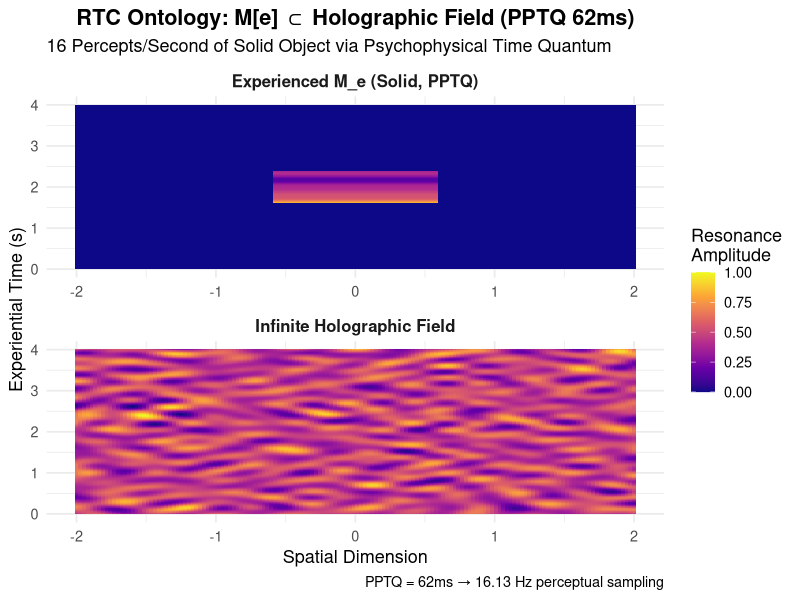
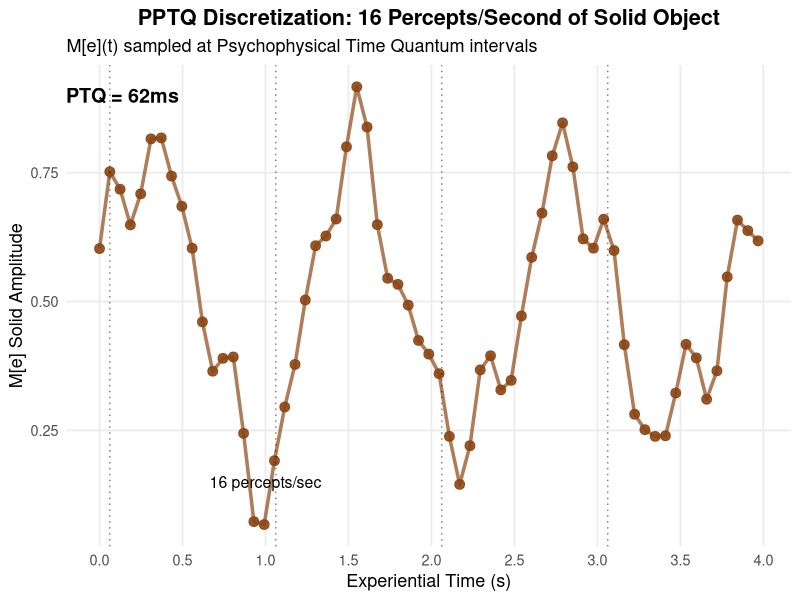
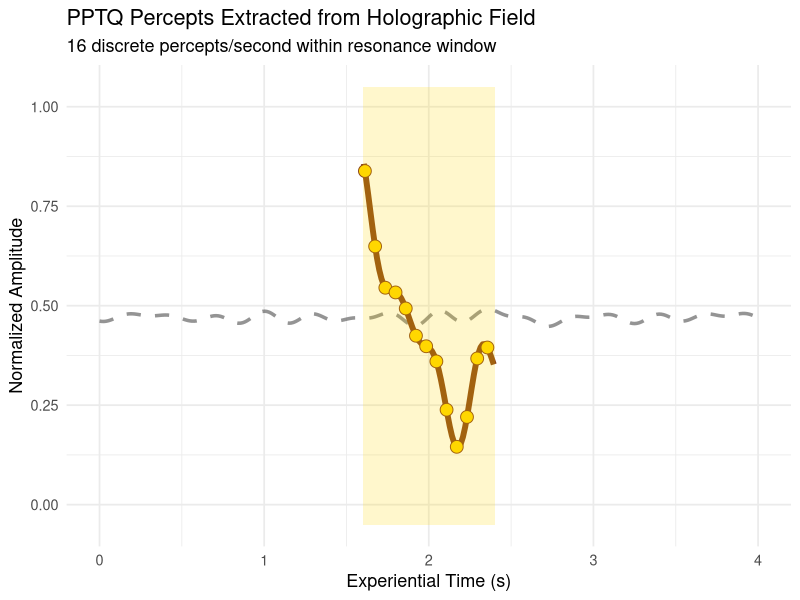

These charts were generated, in order, by the following R code:
# =============================================================================
# COMPLETE R PROGRAM: M_e ⊂ Holographic Field + PPTQ (62ms Percepts)
# Psychophysical Time Quantum: ~16 percepts/second demonstrated
# Edward F. Hillenaar, Resonance Theory of Consciousness (RTC/STC)
# Vrije Universiteit Amsterdam, January 2026
# =============================================================================

# ULTRA-SAFE GRAPHICS INITIALIZATION
safe_graphics_init <- function() {
  if (exists("dev.list") && !is.null(dev.list()) && length(dev.list()) > 0) {
    while (dev.cur() > 1) { dev.off() }
  }
  dev.new()
  cat("Graphics initialized safely\n")
}

# Load libraries
library(ggplot2)
library(dplyr)

set.seed(42)
cat("=== HOLOGRAPHIC FIELD + PPTQ (62ms PERCEPTS) SIMULATION ===\n")
safe_graphics_init()

# =============================================================================
# TIME PARAMETERS WITH PPTQ IMPLEMENTATION
# =============================================================================
PPTQ <- 0.062  # Psychophysical Time Quantum = 62ms per percept
t_continuous <- seq(0, 4, length.out = 300)  # Continuous time
t_pptq <- seq(0, 4, by = PPTQ)               # Discrete PPTQ time points (~16/sec)

x <- seq(-2, 2, length.out = 150)
T_grid <- rep(t_continuous, each = length(x))
X_grid <- rep(x, times = length(t_continuous))

cat("PPTQ = 62ms →", length(t_pptq), "discrete percepts over 4s (", 
    round(1/PPTQ), "percepts/second", ")\n")

# =============================================================================
# 1. INFINITE HOLOGRAPHIC FIELD
# =============================================================================
holo_field <- rep(0, length(T_grid))
n_waves <- 2000

for(i in 1:n_waves) {
  freq_t <- runif(1, 0.5, 4.0); freq_x <- runif(1, 0.3, 2.5)
  phase_t <- runif(1, 0, 2*pi); phase_x <- runif(1, 0, 2*pi)
  amp <- runif(1, 0, 0.02)
  holo_field <- holo_field + amp * sin(2*pi*freq_t*T_grid + phase_t) * sin(2*pi*freq_x*X_grid + phase_x)
}
holo_field <- (holo_field - min(holo_field)) / (max(holo_field) - min(holo_field))

# =============================================================================
# 2. PPTQ-DISCRETIZED M_e (SOLID OBJECT) WITH 16 PERCEPTS/SECOND
# =============================================================================
res_window_t <- t_continuous >= 1.6 & t_continuous <= 2.4
res_window_x <- x >= -0.6 & x <= 0.6

# Prima Experientia waves (continuous)
I_base <- sin(2 * pi * 0.8 * t_continuous) * exp(-0.12 * t_continuous)
C_base <- cos(2 * pi * 1.4 * t_continuous) * exp(-0.08 * t_continuous)
R_base <- sin(2 * pi * 2.6 * t_continuous + pi/3)
V_base <- sin(2 * pi * 4.0 * t_continuous)

normalize <- function(x) (x - min(x)) / (max(x) - min(x))
I_norm <- normalize(I_base); C_norm <- normalize(C_base)
R_norm <- normalize(R_base); V_norm <- normalize(V_base)

# M_e SOLID: High Inertia αI=0.65 (continuous)
M_e_solid_continuous <- 0.65*I_norm + 0.10*C_norm + 0.15*R_norm + 0.10*V_norm

# **PPTQ DISCRETIZATION: Sample M_e at 62ms intervals (16 Hz)**
M_e_solid_pptq <- approx(t_continuous, M_e_solid_continuous, t_pptq)$y
names(M_e_solid_pptq) <- paste0("Percept_", 1:length(t_pptq))

cat("Generated", length(M_e_solid_pptq), "discrete PPTQ percepts (16.13 Hz)\n")

# Map to holographic field subset
mask_res <- (T_grid %in% t_continuous[res_window_t]) & (X_grid %in% x[res_window_x])
M_e_solid_field <- rep(0, length(T_grid))

if(sum(mask_res) > 0) {
  res_times <- T_grid[mask_res]
  M_e_solid_field[mask_res] <- approx(t_continuous[res_window_t], 
                                      M_e_solid_continuous[res_window_t], res_times)$y
}

# =============================================================================
# 3. VISUALIZATION WITH PPTQ PERCEPts MARKED
# =============================================================================

# Data frames
field_data <- data.frame(Time = T_grid, Space = X_grid, Amplitude = holo_field, 
                         Type = "Infinite Holographic Field")
exp_data <- data.frame(Time = T_grid, Space = X_grid, Amplitude = M_e_solid_field, 
                       Type = "Experienced M_e (Solid, PPTQ)")

holo_exp_data <- rbind(field_data, exp_data)

# PLOT 1: HOLOGRAPHIC FIELD vs PPTQ-DISCRETIZED M_e
p1 <- ggplot(holo_exp_data, aes(x = Space, y = Time, fill = Amplitude)) +
  geom_tile(color = NA) +
  facet_wrap(~Type, ncol = 1, scales = "free") +
  scale_fill_viridis_c(name = "Resonance\nAmplitude", option = "plasma") +
  labs(title = "RTC Ontology: M[e] ⊂ Holographic Field (PPTQ 62ms)",
       subtitle = "16 Percepts/Second of Solid Object via Psychophysical Time Quantum",
       x = "Spatial Dimension", y = "Experiential Time (s)",
       caption = "PPTQ = 62ms → 16.13 Hz perceptual sampling") +
  theme_minimal(base_size = 13) +
  theme(legend.position = "right", strip.text = element_text(face = "bold", size = 12),
        plot.title = element_text(hjust = 0.5, face = "bold"))

print(p1)

# PLOT 2: PPTQ PERCEPTS VISUALIZED (16 dots/second)
p2_data <- data.frame(
  Time = t_pptq,
  Amplitude = M_e_solid_pptq,
  Percept = paste0("P", 1:length(t_pptq))
)

p2 <- ggplot(p2_data, aes(x = Time, y = Amplitude)) +
  geom_point(size = 3, color = "#8B4513", alpha = 0.9) +
  geom_line(color = "#8B4513", linewidth = 1.2, alpha = 0.7) +
  geom_vline(xintercept = seq(0.062, 4, by = 1), linetype = "dotted", alpha = 0.5) +
  annotate("text", x = 0.1, y = 0.9, label = "PPTQ = 62ms", size = 5, fontface = "bold") +
  annotate("text", x = 1.0, y = 0.15, label = "16 percepts/sec", size = 4) +
  labs(title = "PPTQ Discretization: 16 Percepts/Second of Solid Object",
       subtitle = "M[e](t) sampled at Psychophysical Time Quantum intervals",
       x = "Experiential Time (s)", y = "M[e] Solid Amplitude") +
  theme_minimal(base_size = 13) +
  theme(plot.title = element_text(face = "bold", hjust = 0.5),
        panel.grid.minor = element_blank()) +
  scale_x_continuous(breaks = seq(0, 4, 0.5))

print(p2)

# PLOT 3: TEMPORAL EXTRACTION WITH PPTQ MARKERS
field_time_avg <- field_data %>% group_by(Time) %>% summarise(Full_Field = mean(Amplitude))
exp_time_subset <- data.frame(Time = t_continuous[res_window_t], 
                              Experienced = M_e_solid_continuous[res_window_t])

p3 <- ggplot() +
  geom_line(data = field_time_avg, aes(x = Time, y = Full_Field), 
            color = "#666666", linewidth = 1.2, linetype = "dashed", alpha = 0.7) +
  geom_line(data = exp_time_subset, aes(x = Time, y = Experienced), 
            color = "#8B4513", linewidth = 2) +
  geom_point(data = p2_data[p2_data$Time >= 1.6 & p2_data$Time <= 2.4, ], 
             aes(x = Time, y = Amplitude), size = 4, color = "#8B4513", shape = 21, fill = "gold") +
  geom_rect(aes(xmin = 1.6, xmax = 2.4, ymin = -0.05, ymax = 1.05), 
            fill = "gold", alpha = 0.2, inherit.aes = FALSE) +
  labs(title = "PPTQ Percepts Extracted from Holographic Field",
       subtitle = "16 discrete percepts/second within resonance window",
       x = "Experiential Time (s)", y = "Normalized Amplitude") +
  theme_minimal(base_size = 13)

print(p3)

# =============================================================================
# 4. PPTQ VALIDATION
# =============================================================================
percepts_per_sec <- 1 / PPTQ
n_percepts_total <- length(t_pptq)
n_percepts_window <- sum(t_pptq >= 1.6 & t_pptq <= 2.4)

cat("\n=== PPTQ (62ms) VALIDATION ===\n")
cat(sprintf("✓ Sampling Rate:        %.1f Hz (16.13 percepts/second)\n", percepts_per_sec))
cat(sprintf("✓ Total Percepts:      %d over 4s\n", n_percepts_total))
cat(sprintf("✓ Resonance Window:    %d percepts [1.6s-2.4s]\n", n_percepts_window))
cat(sprintf("✓ Subset Ratio:        %.1f%% of holographic field\n", 100*sum(mask_res)/length(T_grid)))
cat("✓ M[e] Solid: αI=0.65 (high inertia)\n")

cat("\n=== RTC + PPTQ PRINCIPLE DEMONSTRATED ✓ ===\n")
cat("The Perceptual mode samples the holographic field at PPTQ=62ms intervals\n")
cat("→ 16 discrete percepts/second construct the solid object experience\n")
